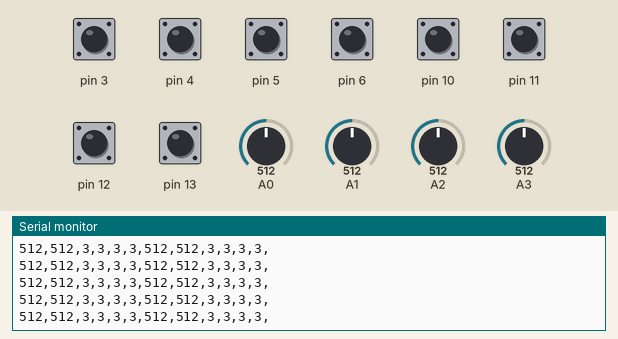
Simulated run of this sketch. Board: Arduino Uno, built with avr-gcc and run on an emulated ATmega328P. Shown: the last lines printed to the serial monitor. The inputs (shaded band) are chosen by the test bench; at power-on: pin 3–6, pin 10–13 HIGH, A1 = 512, A0 = 512, A2 = 512, A3 = 512.

Above: at 5.7 s.
5.8 s: A1 set to 104
At 5.81 s:
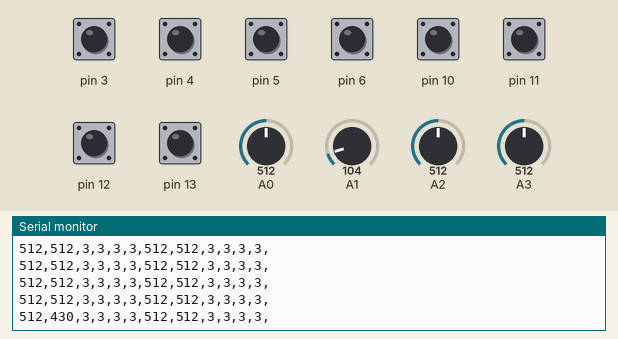
8.8 s: A1 set to 91
At 8.8 s:
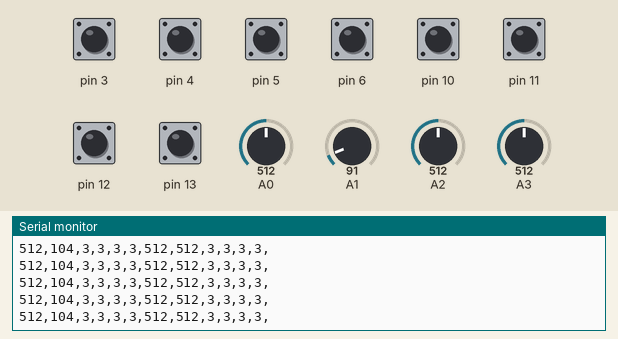
Timing chart, 0 to 11.8 s (numbered marks = the images above; inputs shaded):
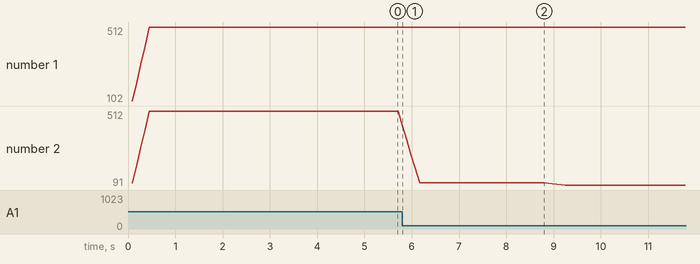

Measured:
- after the input at 5.8 s, the serial monitor: prints a new line at once (image 1)
- plotted number 2: 512 → 104 after the input at 5.8 s, 104 → 91 after the input at 8.8 s

The sketch:

cs_interaction_no3.ino
```cpp
/******************************************
	Reconfigurable Interaction
	No.3
	2015 Seiya Iwasaki
******************************************/

#include <CapacitiveSensor.h>				// 静電容量センサライブラリ

#define SAMPLING 10					// 静電容量をセンシングする際のサンプリング数
#define BUFFER_LENGTH 5                                 // バッファサイズ

/*
* 構成位置の数は Arduino 側のプログラムと
* Processing 側のプログラムで一致させる必要がある
*/
const int position_qty = 2;				// 構成位置の数（着脱位置の数）
long capVal[position_qty][4];				// 静電容量の測定値
CapacitiveSensor *sensor[position_qty][4];	        // 静電容量センサオブジェクト
int analogValues[position_qty * 2][BUFFER_LENGTH];      // アナログ電圧
int index = 0;

void setup(){
        sensor[0][0] = new CapacitiveSensor(2, 3);
        sensor[0][1] = new CapacitiveSensor(2, 4);
        sensor[0][2] = new CapacitiveSensor(2, 5);
        sensor[0][3] = new CapacitiveSensor(2, 6);
        sensor[1][0] = new CapacitiveSensor(9, 10);
        sensor[1][1] = new CapacitiveSensor(9, 11);
        sensor[1][2] = new CapacitiveSensor(9, 12);
        sensor[1][3] = new CapacitiveSensor(9, 13);

	// 静電容量センサの初期化
	for(int i = 0; i < position_qty; i++){
//		int j = 2 + i * 5;
//		sensor[i][0] = new CapacitiveSensor(j, j + 1);	// 電極 A
//		sensor[i][1] = new CapacitiveSensor(j, j + 2);	// 電極 B
//		sensor[i][2] = new CapacitiveSensor(j, j + 3);	// 電極 C
//		sensor[i][3] = new CapacitiveSensor(j, j + 4);	// 電極 D
                // キャリブレーション (オートキャリブレーションOFF)
                sensor[i][0]->set_CS_AutocaL_Millis(0xFFFFFFFF);
                sensor[i][1]->set_CS_AutocaL_Millis(0xFFFFFFFF);
                sensor[i][2]->set_CS_AutocaL_Millis(0xFFFFFFFF);
                sensor[i][3]->set_CS_AutocaL_Millis(0xFFFFFFFF);
                sensor[i][0]->reset_CS_AutoCal();
                sensor[i][1]->reset_CS_AutoCal();
                sensor[i][2]->reset_CS_AutoCal();
                sensor[i][3]->reset_CS_AutoCal();
	}

	// シリアル通信
	Serial.begin(9600);
}

void loop(){
	// 静電容量の測定
	for(int i = 0; i < position_qty; i++){
		for(int j = 0; j < 4; j++){
			capVal[i][j] = sensor[i][j]->capacitiveSensor(SAMPLING);
			delay(10);
		}
	}

        // 電圧値の測定
        for(int i = 0; i < position_qty * 2; i++){
            analogRead(i);
            analogRead(i);
            int raw = analogRead(i);
            analogValues[i][index] = raw;
        }
        index = (index + 1) % BUFFER_LENGTH;

	// 測定値をシリアル通信で送信
	for(int i = 0; i < position_qty; i++){
                Serial.print(smoothByMeanFilter(analogValues[i * position_qty]));
                Serial.print(',');
                Serial.print(smoothByMeanFilter(analogValues[i * position_qty + 1]));
                Serial.print(',');
		for(int j = 0; j < 4; j++){
			Serial.print(capVal[i][j]);
			Serial.print(',');
		}
	}
	Serial.println();
}

int smoothByMeanFilter(int *box){
    int sum = 0;
    for(int i = 0; i < BUFFER_LENGTH; i++){
        sum += box[i];
    }
    return (int)(sum / BUFFER_LENGTH);
}
```
